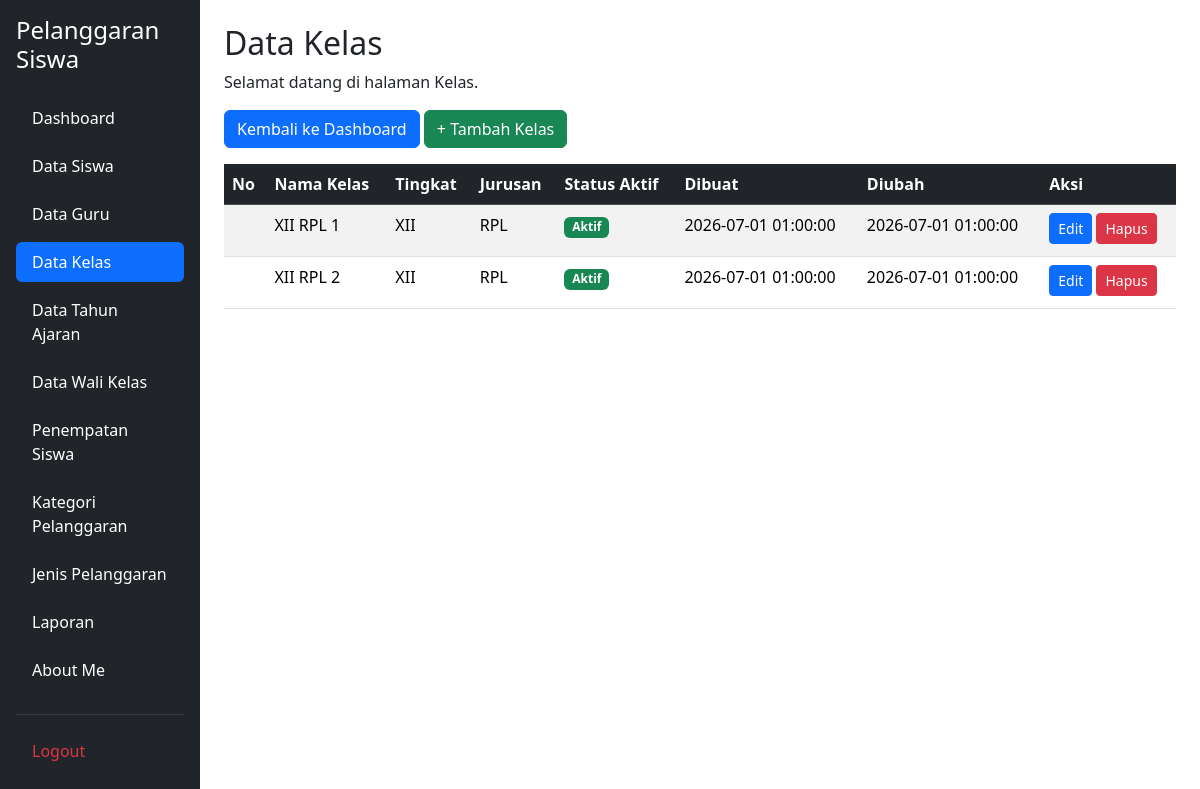
/kelola_kelas.php (signed in), run on the app's committed database.
### tables this page shows
CREATE TABLE `t_kelas` (
  `id` int(11) NOT NULL,
  `nama` varchar(100) DEFAULT NULL,
  `tingkat` varchar(20) NOT NULL,
  `jurusan` varchar(100) NOT NULL,
  `status_aktif` tinyint(1) NOT NULL,
  `created_at` timestamp NOT NULL DEFAULT current_timestamp(),
  `updated_at` timestamp NOT NULL DEFAULT current_timestamp()
);

### kelola_kelas.php (the view, shortened to what this page needs)
<?php
include 'config/koneksi.php';
$sql = "SELECT * FROM t_kelas ORDER BY nama ASC";
$hasil = mysqli_query($koneksi, $sql);
?>
<!DOCTYPE html>
<html lang="id">
<head>
    <link href="https://cdn.jsdelivr.net/npm/bootstrap@5.3.8/dist/css/bootstrap.min.css"
          rel="stylesheet">
    <link rel="stylesheet"
          href="https://cdn.datatables.net/2.3.4/css/dataTables.bootstrap5.css">
</head>
<body>
<div class="container-fluid">
    <div class="row">
        <?php include 'layout/sidebar.php'; ?>
        <main class="col-md-9 col-lg-10 p-4">
            <h2>Data Kelas</h2>
            <p>Selamat datang di halaman Kelas.</p>
            <div class="mb-3">
                <a href="dashboard.php" class="btn btn-primary">
                    Kembali ke Dashboard
                </a>
                <a href="tambah_kelas.php" class="btn btn-success">
                    + Tambah Kelas
                </a>
            </div>
            <div class="table-responsive">
                <table id="tabelKelas"
                       class="table table-striped table-hover">
                    <thead class="table-dark">
                        <tr>
                            <th>No</th>
                            <th>Nama Kelas</th>
                            <th>Tingkat</th>
                            <th>Jurusan</th>
                            <th>Status Aktif</th>
                            <th>Dibuat</th>
                            <th>Diubah</th>
                            <th>Aksi</th>
                        </tr>
                    </thead>
                    <tbody>
                        <?php while ($row = mysqli_fetch_assoc($hasil)) { ?>
                            <tr>
                                <td></td>
                                <td>
                                    <?= htmlspecialchars($row['nama']) ?>
                                </td>
                                <td>
                                    <?= htmlspecialchars($row['tingkat']) ?>
                                </td>
                                <td>
                                    <?= htmlspecialchars($row['jurusan']) ?>
                                </td>
                                <td>
                                    <?php if ($row['status_aktif'] == 1) { ?>
                                        <span class="badge bg-success">
                                            Aktif
                                        </span>
                                    <?php } else { ?>
                                        <span class="badge bg-danger">
                                            Tidak Aktif
                                        </span>
                                    <?php } ?>
                                </td>
                                <td>
                                    <?= htmlspecialchars($row['created_at'] ?? '') ?>
                                </td>
                                <td>
                                    <?= htmlspecialchars($row['updated_at'] ?? '') ?>
                                </td>
                                <td>
                                    <a href="edit_kelas.php?id=<?= urlencode($row['id']) ?>"
                                       class="btn btn-primary btn-sm mb-1">
                                        Edit
                                    </a>
                                    <a href="hapus_kelas.php?id=<?= urlencode($row['id']) ?>"
                                       class="btn btn-danger btn-sm mb-1"
                                       onclick="return confirm('Yakin ingin menghapus data kelas ini?');">
                                        Hapus
                                    </a>
                                </td>
                            </tr>
                        <?php } ?>
                    </tbody>
                </table>
            </div>
        </main>
    </div>
</div>
</body>
</html>

### data on the page
t_kelas: nama "XII RPL 1", tingkat "XII", jurusan "RPL", status_aktif "Aktif", created_at "2026-07-01 01:00:00", updated_at "2026-07-01 01:00:00"
t_kelas: nama "XII RPL 2", tingkat "XII", jurusan "RPL", status_aktif "Aktif", created_at "2026-07-01 01:00:00", updated_at "2026-07-01 01:00:00"
